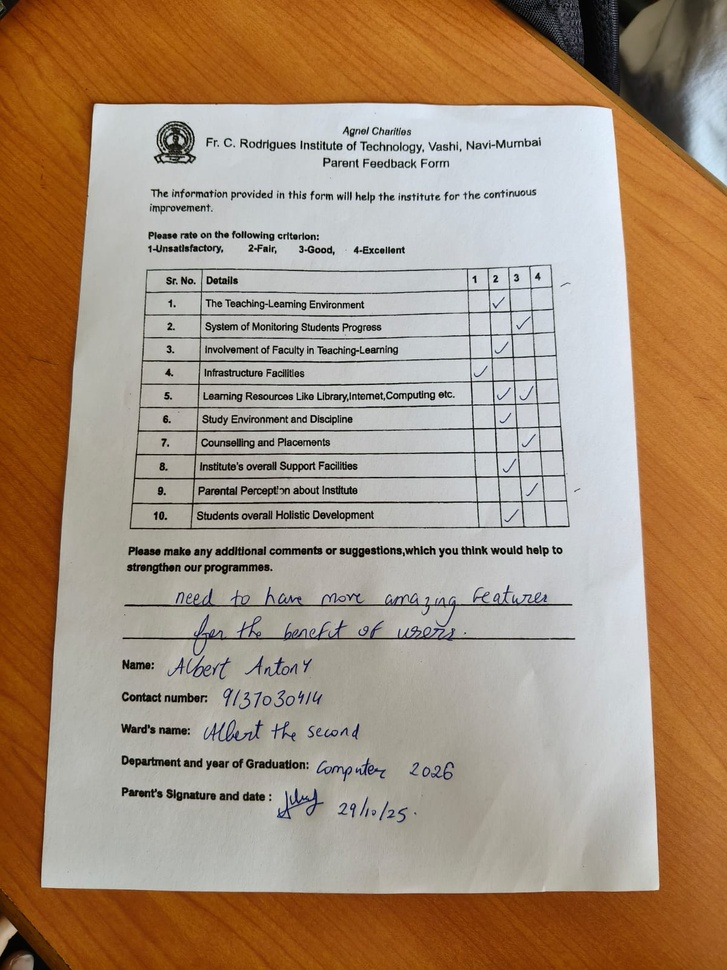
#> input picture test_images/albert_feedback.jpeg, 727 x 970 px, shrunk from 1200 x 1600 before the run
$ python -i preprocess_image.py   (imports and definitions only)
#> lines starting #> are read from the running program, lines starting #| are printed output that depends on the picture; after the words box and inside, x2 and y2 are one past the last pixel; in counts of white or black regions, pixels touching at a corner belong together
import cv2
import numpy as np


# ============================================================
# MAIN ENTRY
# ============================================================

def preprocess_document_image(
    bgr: np.ndarray,
    apply_skew: bool = True
) -> np.ndarray:
    """
    Preprocesses a document image into a clean, ML-friendly grayscale.
    Conservative by design.
    """

    # ---- Step 1: robust grayscale ----
    gray = _robust_grayscale(bgr)

    # ---- Step 2: adaptive binarization ----
    bw = cv2.adaptiveThreshold(
        gray,
        255,
        cv2.ADAPTIVE_THRESH_MEAN_C,
        cv2.THRESH_BINARY_INV,
        blockSize=31,
        C=9
    )

    # ---- Step 3: light noise cleanup ----
    kernel = cv2.getStructuringElement(cv2.MORPH_RECT, (2, 2))
    bw_clean = cv2.morphologyEx(bw, cv2.MORPH_OPEN, kernel, iterations=1)

    # ---- Step 4: recompose clean grayscale ----
    clean_gray = _recompose_grayscale(gray, bw_clean)

    # ---- Step 5: normalize contrast ----
    clean_gray = _normalize_contrast(clean_gray)

    # ---- Step 6: optional skew correction ----
    if apply_skew:
        angle = _estimate_skew_angle(clean_gray)
        if angle is not None:
            clean_gray = _rotate(clean_gray, angle)

    return clean_gray


# ============================================================
# HELPERS
# ============================================================

def _robust_grayscale(bgr: np.ndarray) -> np.ndarray:
    gray = cv2.cvtColor(bgr, cv2.COLOR_BGR2GRAY)

    # CLAHE improves local contrast without destroying strokes
    clahe = cv2.createCLAHE(clipLimit=2.0, tileGridSize=(8, 8))
    return clahe.apply(gray)


def _recompose_grayscale(
    gray: np.ndarray,
    bw_inv: np.ndarray
) -> np.ndarray:
    """
    Suppress background while keeping original ink intensities.
    """
    mask = bw_inv.astype(bool)

    clean = gray.copy()
    background_val = int(np.median(gray[~mask]))
    clean[~mask] = background_val

    return clean


def _normalize_contrast(gray: np.ndarray) -> np.ndarray:
    g = gray.astype(np.float32)
    mean, std = g.mean(), g.std()
    std = max(std, 1.0)

    g = (g - mean) / std
    g = np.clip((g * 40) + 128, 0, 255)

    return g.astype(np.uint8)


# ============================================================
# SKEW ESTIMATION (CONSERVATIVE)
# ============================================================

def _estimate_skew_angle(gray: np.ndarray):
    """
    Returns angle in degrees or None if confidence is low.
    """
    edges = cv2.Canny(gray, 50, 150)

    lines = cv2.HoughLines(edges, 1, np.pi / 180, 200)
    if lines is None:
        return None

    angles = []
    for l in lines[:30]:
        rho, theta = l[0]
        angle = (theta - np.pi / 2) * 180 / np.pi
        if abs(angle) < 7:
            angles.append(angle)

    if len(angles) < 5:
        return None

    return float(np.median(angles))


def _rotate(gray: np.ndarray, angle: float) -> np.ndarray:
    h, w = gray.shape[:2]
    M = cv2.getRotationMatrix2D((w // 2, h // 2), angle, 1.0)
    return cv2.warpAffine(
        gray, M, (w, h),
        flags=cv2.INTER_LINEAR,
        borderMode=cv2.BORDER_REPLICATE
    )

>>> import cv2
>>> picture = cv2.imread('../../test_images/albert_feedback.jpeg')
#> picture is the input picture: shape (970, 727, 3); mean B, G, R 122.6, 144.7, 167.2
>>> result = preprocess_document_image(picture)
#> in _robust_grayscale, `return clahe.apply(gray)`:
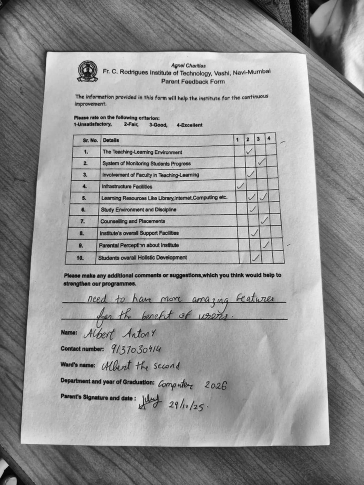
#> returned value: shape (970, 727) (shown at 1/2 size); min 0, max 251, mean 148.4
#> in preprocess_document_image, `bw = cv2.adaptiveThreshold( gray, 255, cv2.ADAPTIVE_THRESH_MEAN_C, cv2..`:
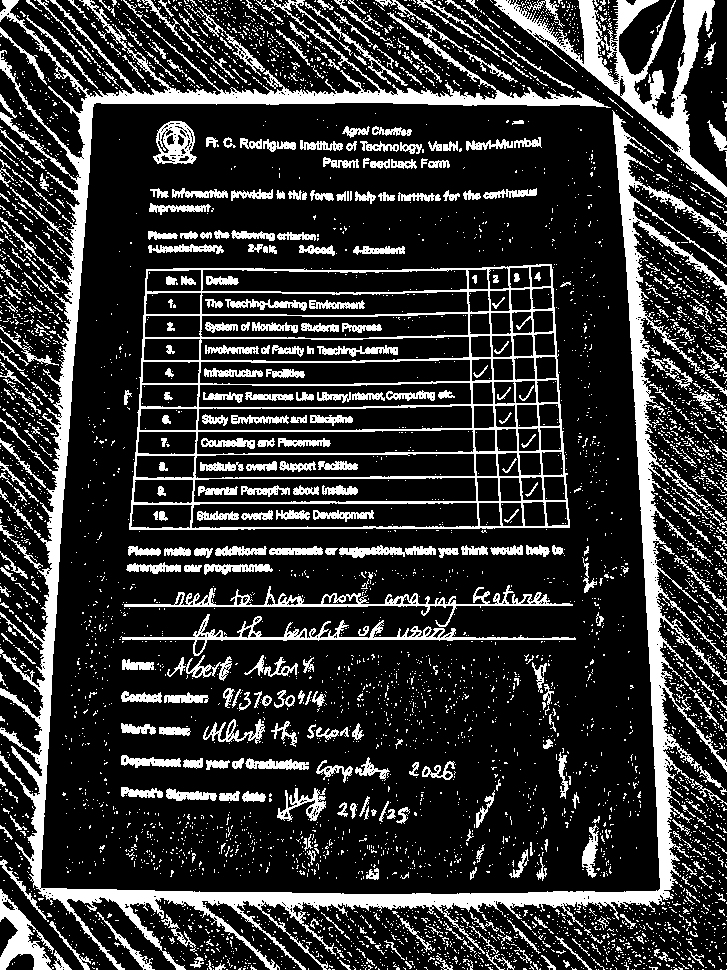
#> bw: shape (970, 727); 20.2% white; 5464 white regions (4990 under 20 px), largest, box (x1, y1, x2, y2) and area: (0, 0, 727, 970) 46894, (129, 264, 570, 530) 14694, (494, 0, 727, 198) 8623
#> in preprocess_document_image, `bw_clean = cv2.morphologyEx(bw, cv2.MORPH_OPEN, kernel, iterations=1)`:
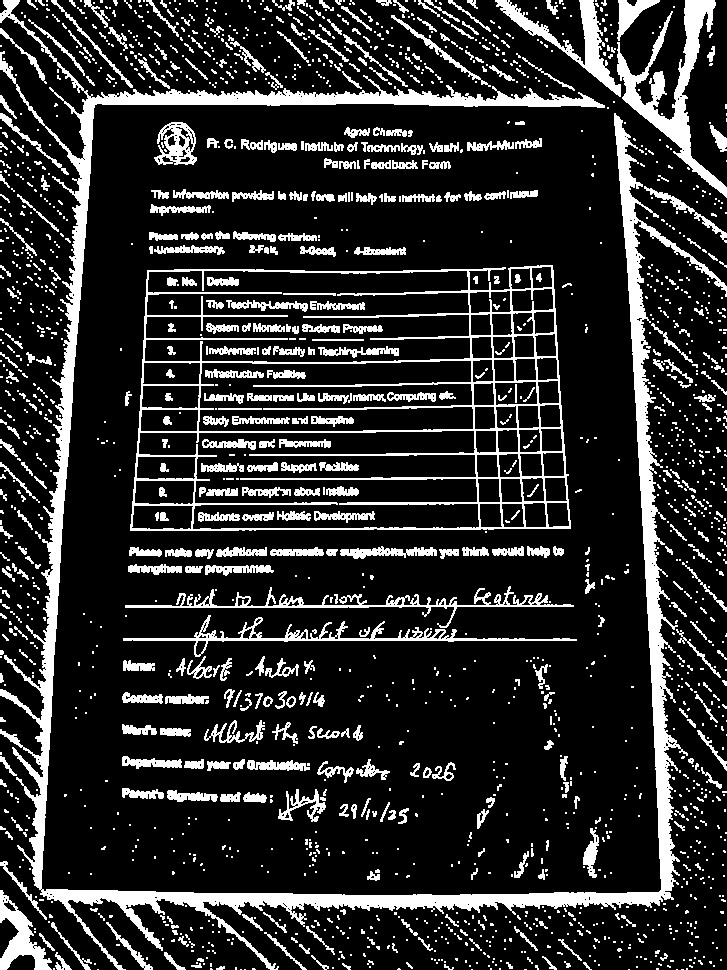
#> bw_clean: shape (970, 727); 17.3% white; 1916 white regions (1441 under 20 px), largest, box (x1, y1, x2, y2) and area: (0, 0, 727, 970) 37787, (130, 265, 571, 531) 14027, (617, 0, 727, 198) 4938
#> in _recompose_grayscale, `background_val = int(np.median(gray[~mask]))`: background_val = 173
#> in _recompose_grayscale, `clean[~mask] = background_val`:
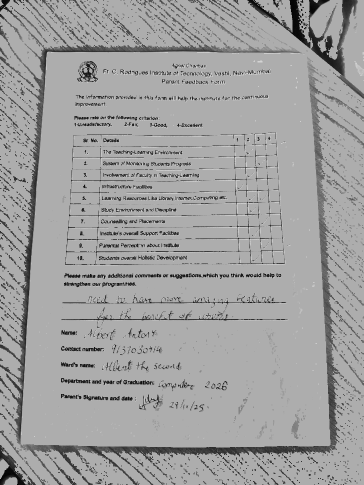
#> clean: shape (970, 727) (shown at 1/2 size); min 0, max 250, mean 159.8
#> in _normalize_contrast, `mean, std = g.mean(), g.std()`: mean = 159.8; std = 36.51
#> in _normalize_contrast, `g = np.clip((g * 40) + 128, 0, 255)`:
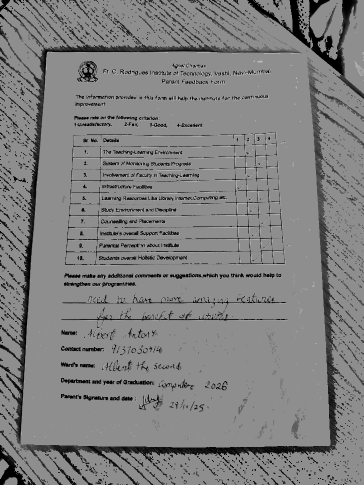
#> g: shape (970, 727) float32 (shown at 1/2 size); min 0, max 226.8, mean 128.6
#> in _estimate_skew_angle, `edges = cv2.Canny(gray, 50, 150)`:
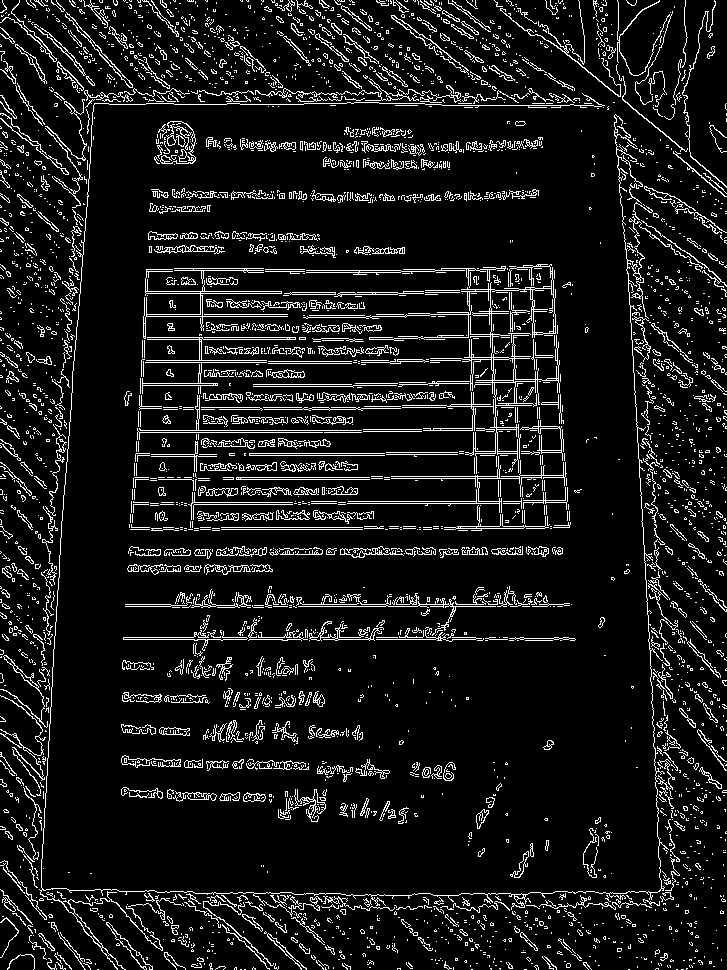
#> edges: shape (970, 727); 9.5% white in thin lines or dots
#> in _estimate_skew_angle, `lines = cv2.HoughLines(edges, 1, np.pi / 180, 200)`: lines = 67 rows, first 8: [639, 1.57], [637, 1.57], [606, 1.57], [-614, 3.09], [604, 1.57], [430, 1.57], [87, 0.0524], [554, 1.57]
#> the loop in _estimate_skew_angle, `for l in lines[:30]:` made 30 passes
#> (rho, theta, angle) on passes 1 to 8: (639, 1.57, 2.5e-06), (637, 1.57, 2.5e-06), (606, 1.57, 2.5e-06), (-614, 3.09, 87), (604, 1.57, 2.5e-06), (430, 1.57, 2.5e-06), (87, 0.0524, -87), (554, 1.57, 2.5e-06)
#> after the loop in _estimate_skew_angle, `for l in lines[:30]:`: angles = [2.5e-06, 2.5e-06, 2.5e-06, 2.5e-06, 2.5e-06, 2.5e-06, 2.5e-06, -1, 2.5e-06, 2.5e-06, 2.5e-06, 2.5e-06, -1, 2.5e-06, -1, 2.5e-06, 2.5e-06, 1, 2.5e-06, 2.5e-06, -1, -1]
#> in preprocess_document_image, `angle = _estimate_skew_angle(clean_gray)`: angle = 2.5e-06
#> in _rotate, `M = cv2.getRotationMatrix2D((w // 2, h // 2), angle, 1.0)`: M = [[1, 4.37e-08, -2.12e-05], [-4.37e-08, 1, 1.59e-05]]

$ run again, on test_images/gaurav_feedback.jpeg
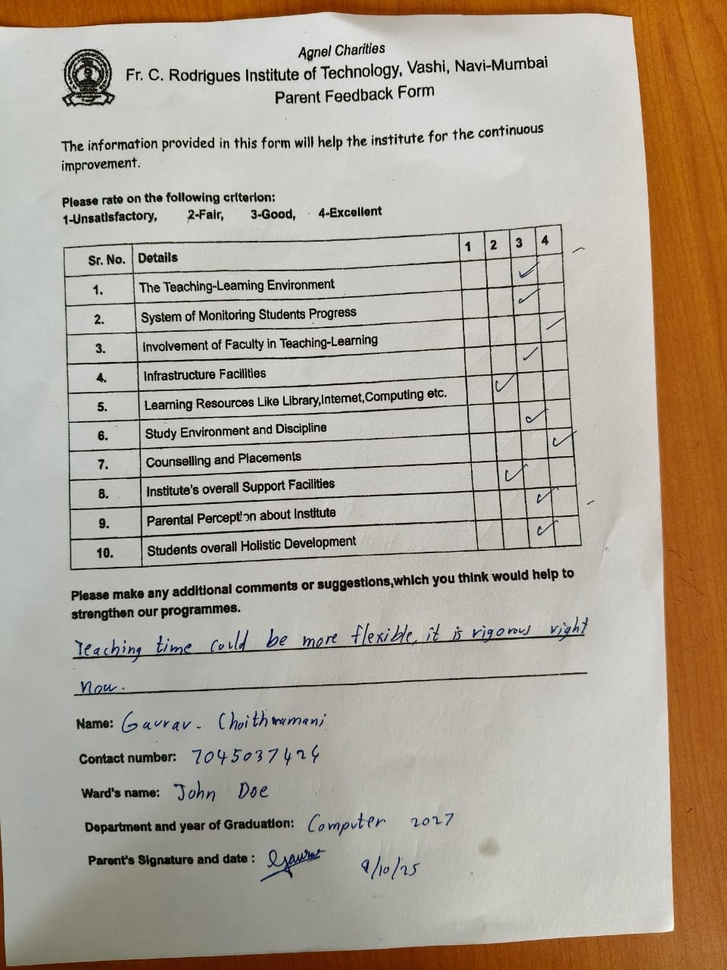
#> input picture test_images/gaurav_feedback.jpeg, 727 x 970 px, shrunk from 960 x 1280 before the run
#> picture is the input picture: shape (970, 727, 3); mean B, G, R 152.2, 165.7, 175.4
#> in preprocess_document_image, `bw = cv2.adaptiveThreshold( gray, 255, cv2.ADAPTIVE_THRESH_MEAN_C, cv2..`:
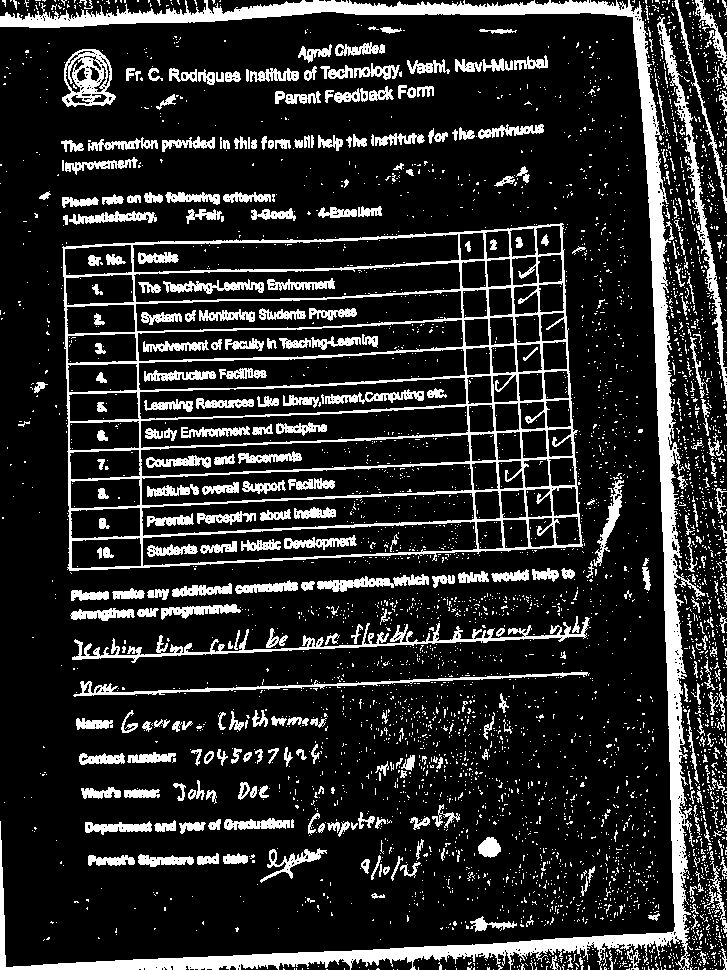
#> bw: shape (970, 727); 16.8% white; 4332 white regions (3964 under 20 px), largest, box (x1, y1, x2, y2) and area: (0, 0, 705, 970) 28327, (62, 223, 583, 571) 20571, (72, 617, 590, 663) 3215
#> bw_clean: shape (970, 727); 15% white; 1292 white regions (955 under 20 px), largest, box (x1, y1, x2, y2) and area: (0, 0, 692, 970) 26970, (64, 224, 584, 572) 19775, (73, 618, 590, 664) 2955
#> background_val = 188
#> mean = 175; std = 39.36
#> edges: shape (970, 727); 8% white in thin lines or dots
#> lines = 53 rows, first 8: [574, 1.52], [544, 1.52], [-644, 3.11], [485, 1.52], [695, 1.54], [514, 1.52], [-656, 3.11], [279, 1.54]
#> the loop in _estimate_skew_angle, `for l in lines[:30]:` made 30 passes
#> (rho, theta, angle) on passes 1 to 8: (574, 1.52, -3), (544, 1.52, -3), (-644, 3.11, 88), (485, 1.52, -3), (695, 1.54, -2), (514, 1.52, -3), (-656, 3.11, 88), (279, 1.54, -2)
#> after the loop in _estimate_skew_angle, `for l in lines[:30]:`: angles = [-3, -3, -3, -2, -3, -2, -3, -3, -3, -3, -3, -3, -3, -2, -2, 2.5e-06, -3, -2, -2, -2, -2]
#> in preprocess_document_image, `angle = _estimate_skew_angle(clean_gray)`: angle = -3
#> M = [[0.999, -0.0523, 25.88], [0.0523, 0.999, -18.33]]
#> in _rotate, `return cv2.warpAffine( gray, M, (w, h), flags=cv2.INTER_LINEAR, border..`:
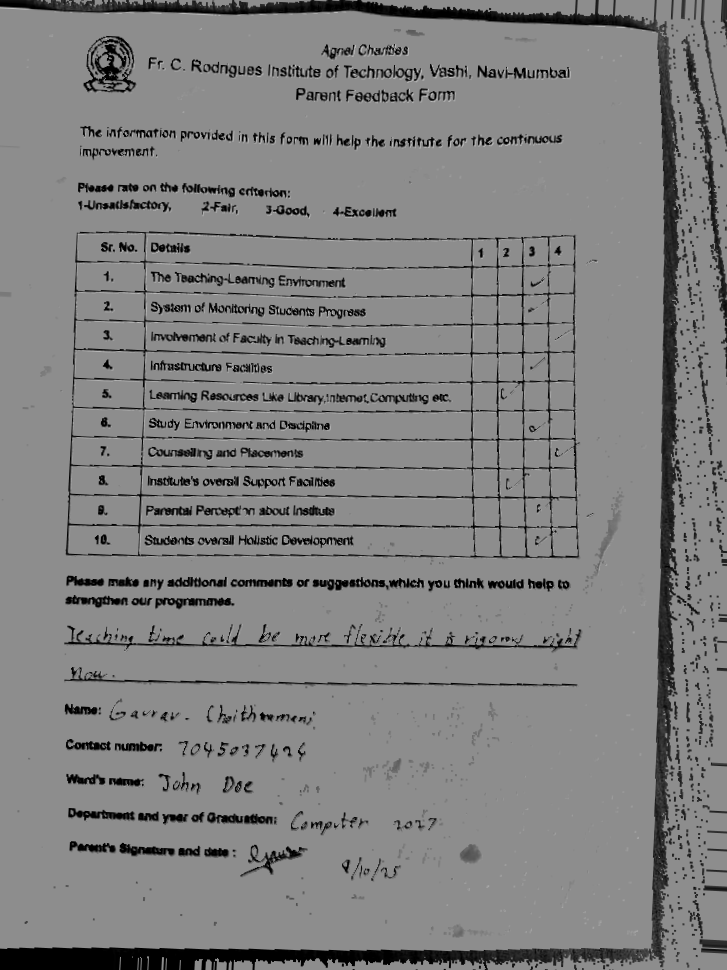
#> returned value: shape (970, 727); min 0, max 198, mean 128.3

$ run again, on test_images/anjan-pta.jpg
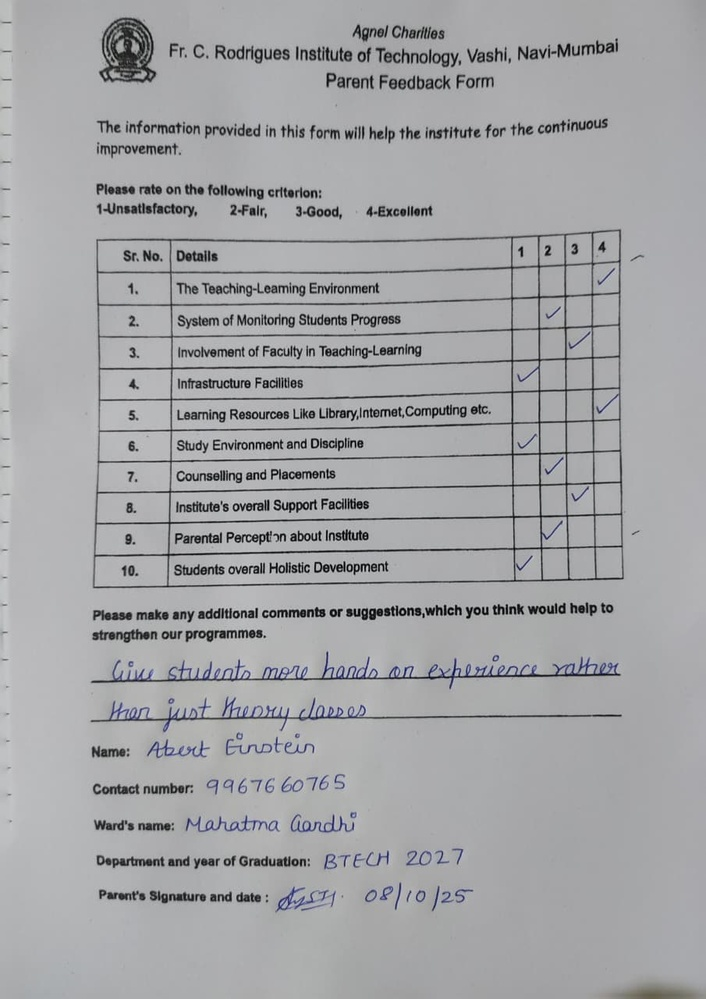
#> input picture test_images/anjan-pta.jpg, 706 x 999 px, shrunk from 905 x 1280 before the run
#> picture is the input picture: shape (999, 706, 3); mean B, G, R 166.9, 164.7, 164
#> in preprocess_document_image, `bw = cv2.adaptiveThreshold( gray, 255, cv2.ADAPTIVE_THRESH_MEAN_C, cv2..`:
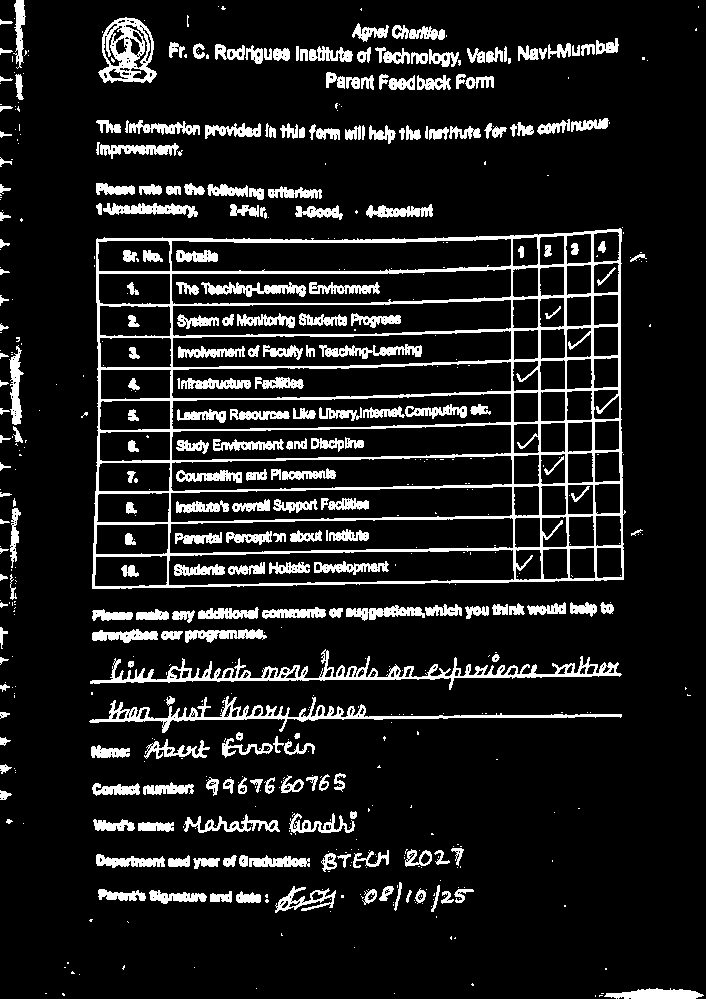
#> bw: shape (999, 706); 11.9% white; 599 white regions (348 under 20 px), largest, box (x1, y1, x2, y2) and area: (92, 228, 626, 589) 23960, (90, 649, 622, 690) 4124, (89, 696, 622, 733) 3041
#> bw_clean: shape (999, 706); 11.6% white; 340 white regions (61 under 20 px), largest, box (x1, y1, x2, y2) and area: (93, 229, 625, 590) 23774, (91, 652, 622, 691) 4016, (91, 697, 623, 734) 2989
#> background_val = 178
#> mean = 170.1; std = 29.43
#> edges: shape (999, 706); 6.9% white in thin lines or dots
#> lines = 54 rows, first 8: [556, 1.55], [588, 1.55], [590, 1.55], [558, 1.55], [463, 1.55], [271, 1.57], [524, 1.55], [495, 1.55]
#> the loop in _estimate_skew_angle, `for l in lines[:30]:` made 30 passes
#> (rho, theta, angle) on passes 1 to 8: (556, 1.55, -1), (588, 1.55, -1), (590, 1.55, -1), (558, 1.55, -1), (463, 1.55, -1), (271, 1.57, 2.5e-06), (524, 1.55, -1), (495, 1.55, -1)
#> after the loop in _estimate_skew_angle, `for l in lines[:30]:`: angles = [-1, -1, -1, -1, -1, 2.5e-06, -1, -1, -1, -1, -1, 2.5e-06, -2, -1, 2.5e-06, -2, -1, -1, 2.5e-06, -1, -2, -1, -2]
#> in preprocess_document_image, `angle = _estimate_skew_angle(clean_gray)`: angle = -1
#> M = [[1, -0.0175, 8.76], [0.0175, 1, -6.08]]
#> in _rotate, `return cv2.warpAffine( gray, M, (w, h), flags=cv2.INTER_LINEAR, border..`:
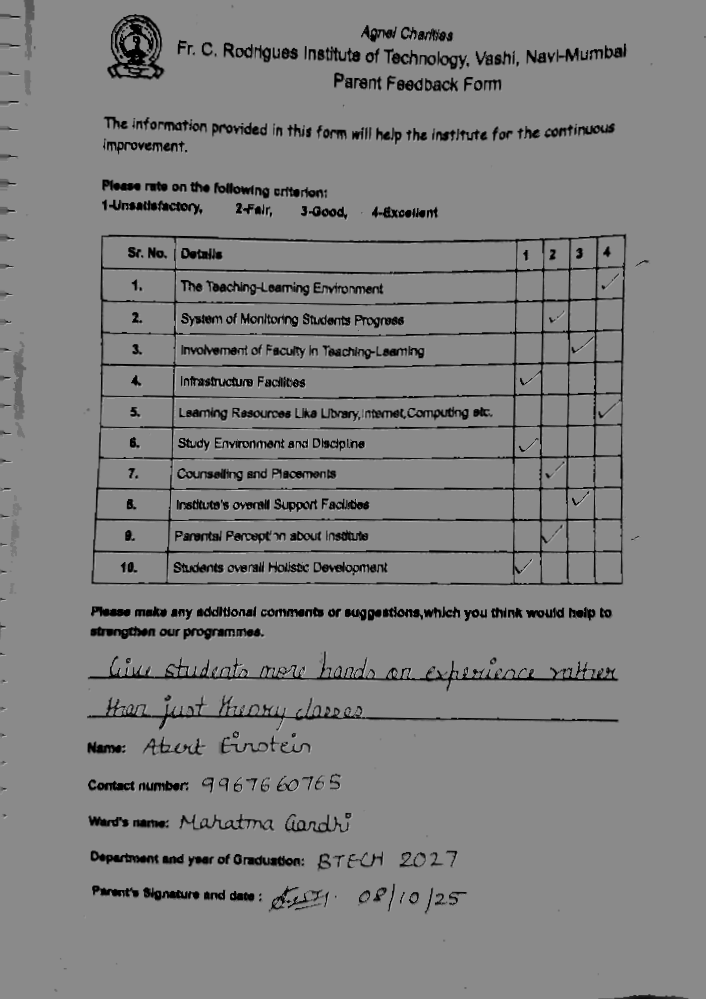
#> returned value: shape (999, 706); min 0, max 207, mean 129.1
